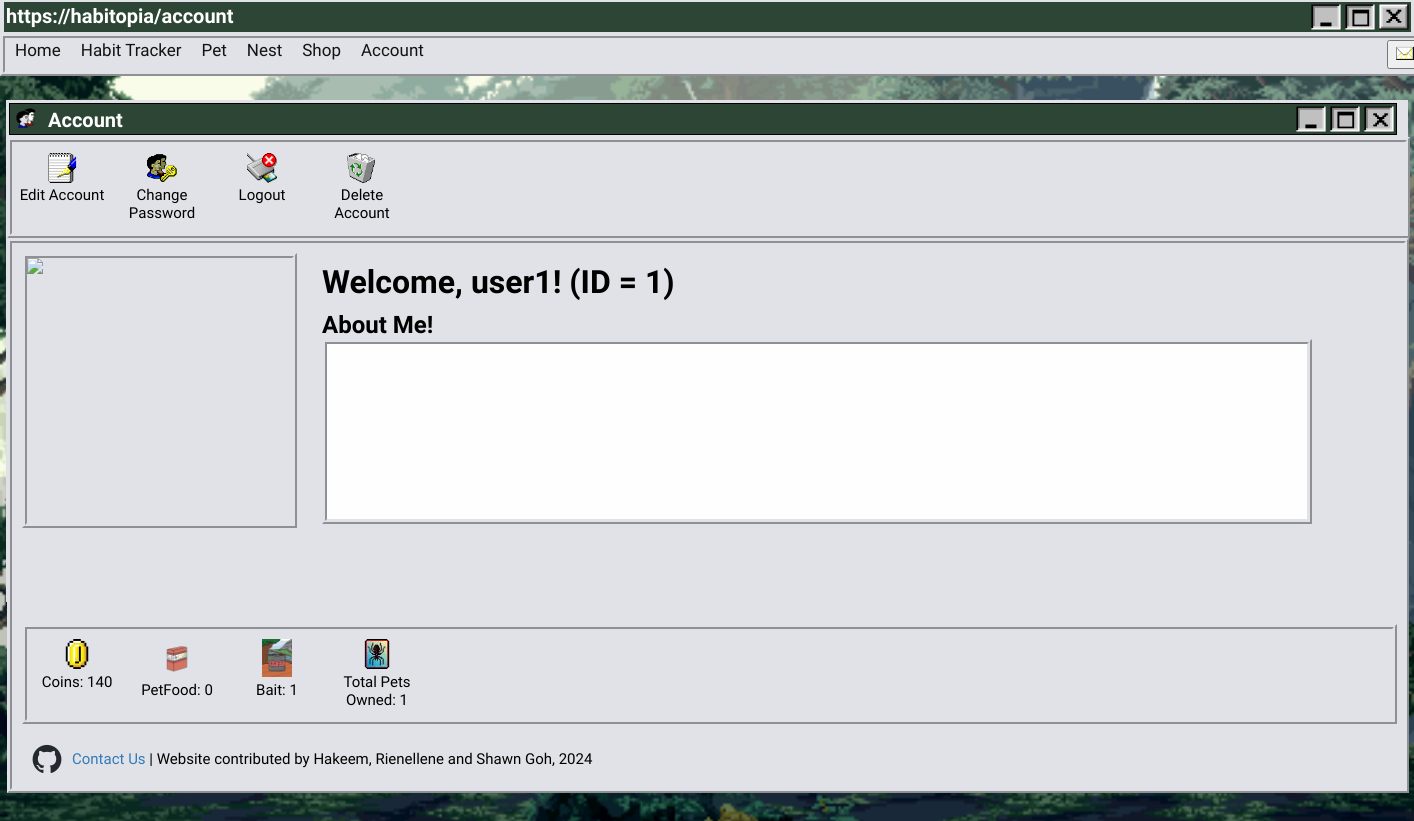
Page /account (signed in) on the committed database.
### home.py (models this page shows)
class User(db.Model, UserMixin):
    id = db.Column(db.Integer, primary_key=True)
    username = db.Column(db.String(20), nullable=False, unique=True)
    password = db.Column(db.String(80), nullable=False)

class UserItems(db.Model):
    user_id = db.Column(db.Integer, db.ForeignKey('user.id'), primary_key=True, nullable=False)
    coins = db.Column(db.Integer, nullable=False, default=60)
    petFood = db.Column(db.Integer, nullable=False, default=3)
    bait = db.Column(db.Integer, nullable=False, default=1)

class PetsOwned(db.Model):
    user_id = db.Column(db.Integer, db.ForeignKey('user.id'), primary_key=True, nullable=False)
    petsOwned = db.Column(db.Integer, nullable=False, default=0)
    pet1 = db.Column(db.Integer, nullable=False, default=0)
    pet2 = db.Column(db.Integer, nullable=False, default=0)
    pet3 = db.Column(db.Integer, nullable=False, default=0)

### home.py (the view)
@app.route("/account")
@login_required
def account():
    user = current_user
    pets_owned = PetsOwned.query.filter_by(user_id=current_user.id).first()
    profile = Account.query.filter_by(user_id=current_user.id).first()
    account = Account.query.filter_by(user_id=current_user.id).first()
    user_items = UserItems.query.filter_by(user_id=current_user.id).first()
    return render_template("account.html", user=user, pets_owned=pets_owned, profile = profile, account = account, user_items = user_items)

### home.py (called while the page is built)
@login_manager.user_loader
def load_user(user_id):
    return User.query.get(int(user_id))

### templates/account.html (shortened to what this page needs)
{% extends "base.html" %}
    {% block css %}
                <link rel="stylesheet" href="/static/styles/AccountStyles.css">
    {% endblock %}
{% block heading %}https://habitopia/account{% endblock %}
{% block content %}
<div id="wrap">
    <div class="topbox2">
        <ul>
            <li><img src="/static/styles/assets/users-2.png" width=20px class="topboxtext2"></li>
            <li><h5 class="topboxtext2">Account</h5></li>
        </ul>
        <ul>
            <li><img src="/static/styles/assets/exit-active.png" class="icon"></li>
            <li><img src="/static/styles/assets/window-active.png" class="icon"></li>
            <li><img src="/static/styles/assets/minimise-active.png" class="icon"></li>
        </ul>
    </div>
    <div class="nav2">
        <ul>
            <li><button id="openAccModalBtn" onclick="openAccModal()" class="iconbutton"><img src="/static/styles/assets/write_wordpad-1.png" class="icon2" width="20px"><p class="icontext">Edit Account</p></button></li>
            <li><a href="{{url_for('change_password') }}"><button class="iconbutton"><img src="/static/styles/assets/users_key-2.png" class="icon2" width="20px"><p class="icontext">Change Password</p></button></a></li>
            <li><a href="{{ url_for('logout') }}"><button class="iconbutton"><img src="/static/styles/assets/card_reader_not-2.png" class="icon2" width="20px"><p class="icontext">Logout</p></button></a></li>
            <li><form method="POST" action="{{ url_for('delete_account') }}" onsubmit="return confirm('Are you sure you want to delete your account?');">
                    <button type="submit" class="btn btn-danger iconbutton"><img src="/static/styles/assets/recycle_bin_full-2.png" class="icon2" width="20px"><p class="icontext">Delete Account</p></button>
                </form>
            </li>
        </ul>
    </div>
    <div class="wrap2">
        {% if profile %}
            <div class="withpic">
                <img src="{{ url_for('get_img', id=profile.id) }}" alt="Profile Picture" width="265px" height="265px">
            </div>
        {% else %}
            <div class="picbox">
                <img src="/static/styles/assets/user.png">
            </div>
        {% endif %}
        <h1 class="acctitle">Welcome, {{ user.username }}! (ID = {{ user.id }})</h1>
        <h2 class="acctitle">About Me!</h2>
        <p class="biobox">{{ account.bio }}</p>
        <div class="nav2">
            <ul>
                <li class="iconbutton"><img src="/static/styles/assets/coin.png" width="20px" class="icon2" ><p class="icontext">Coins: {{ user_items.coins }}</p></li>
                <li class="iconbutton"><img src="/static/petimages/food.png" width="20px" class="icon2" ><p class="icontext">PetFood: {{ user_items.petFood }}</p></li>
                <li class="iconbutton"><img src="/static/petimages/Bait.png" width="20px" class="icon2" ><p class="icontext">Bait: {{ user_items.bait }}</p></li>
                <li class="iconbutton"><img src="/static/styles/assets/game_spider-1.png" width="20px" class="icon2" ><p class="icontext">Total Pets Owned: {{ pets_owned.petsOwned }}</p></li>
            </ul>
        </div>
        <div class="contactus">
            <div class="contactus-tittle">
                <img src="/static/styles/assets/github-mark.png" class="icon2" width="20px">
            </div>
            <span><a href="https://github.com/ZaCodeHkm/Habitopia" target="_blank">Contact Us</a> | Website contributed by Hakeem, Rienellene and Shawn Goh, 2024</span>
        </div>
    </div>
</div>
{% endblock %}

### static/styles/AccountStyles.css (style rules this page uses)
.body { background-image: url("/static/styles/assets/animatedbackground.gif") ; background-repeat: no-repeat; background-size: cover ; background-attachment: fixed; background-position: center; height: 100vh; width: 100%; margin: 0; padding: 0; overflow: scroll; overflow-x: hidden; }
.icon { width: 30px; float:right; margin:2px; vertical-align: baseline; }
h1 { font-family: "Pixelify Sans", sans-serif ; }
ul { list-style-type: none; margin: 0; padding: 0; }
.acctitle { margin: 10px 300px 0px; text-align: left; font-family: "Pixelify Sans", sans-serif ; position: relative; }
.biobox { width: 70%; height: 155px; background-color: #fefefe; border: 5px ridge #e0e2e7; margin: 0px 300px 100px; padding: 10px; font-family: "Pixelify Sans", sans-serif ; font-size: 20px; position: relative; }
#wrap { width: 1400px; height: 500px; margin: 100px auto; background: #e0e2e7 ; padding: 1px; }
.wrap2 { width: 98%; height: 105%; padding: 10px; background-color: #e0e2e7; overflow-y: scroll; overflow-x: hidden; border: 5px ridge #e0e2e7; }
.topbox2 { background-color: #2d4535; height: 30px; margin: 2px 2px; width: 99%; border: 1px solid black; }
.topboxtext2 { float: left; color: #FFFFFF; margin: 4px 6px; text-align: left; font-family: "Pixelify Sans", sans-serif ; font-size: 20px; vertical-align: baseline; }
.nav2 { background-color: #e0e2e7 ; border: 5px ridge #e0e2e7; width:99.5%; margin: auto; overflow: hidden; top: 33px; }
.nav2 li { float: left; text-align: center; }
.iconbutton { width: 100px; background-color: #e0e2e7; border: hidden; }
.icon2 { width: 30px; margin: 10px 10px 0px; }
.icontext { font-family: "Pixelify Sans", sans-serif ; color: black; font-size: 15px; vertical-align: baseline; margin: 0px 0px 10px 0px; padding: 0; }
.picbox { width: 265px; height: 265px; border: 5px ridge #e0e2e7; float: left; }
.contactus { font-size: 30px; margin-top: -10px; display: flex; flex-direction: row; align-items: center; font-family: "Pixelify Sans", sans-serif; font-size: 15px; vertical-align: middle; }
.contactus-tittle { margin-bottom: 30px; margin-right: 5px; display: flex; align-items: center; }
.contactus-tittle img { margin-right: 5px; margin-top: 30px; }
.contactus a { text-decoration: none; color: #337ab7; font-family: "Pixelify Sans", sans-serif; }

### rows in the picture
User: username "user1", id "1"
UserItems: coins "140", petFood "0", bait "1"
PetsOwned: petsOwned "1"
